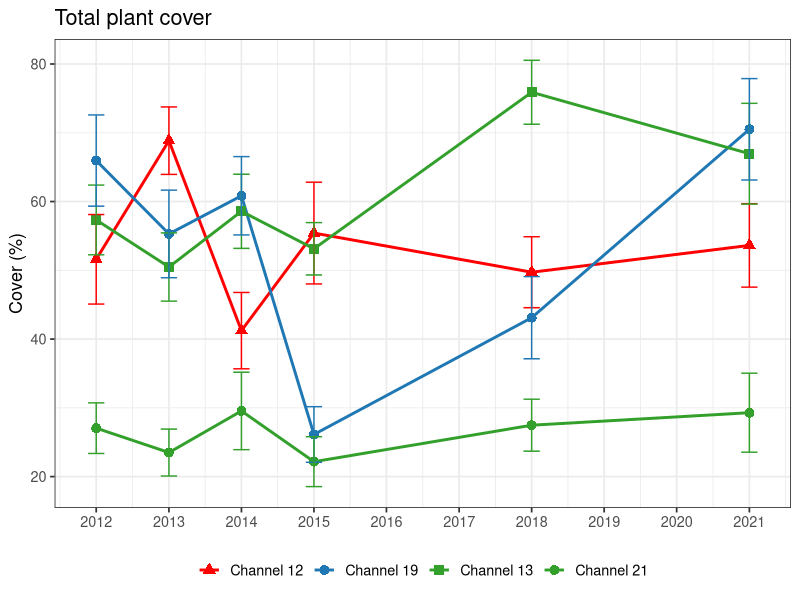
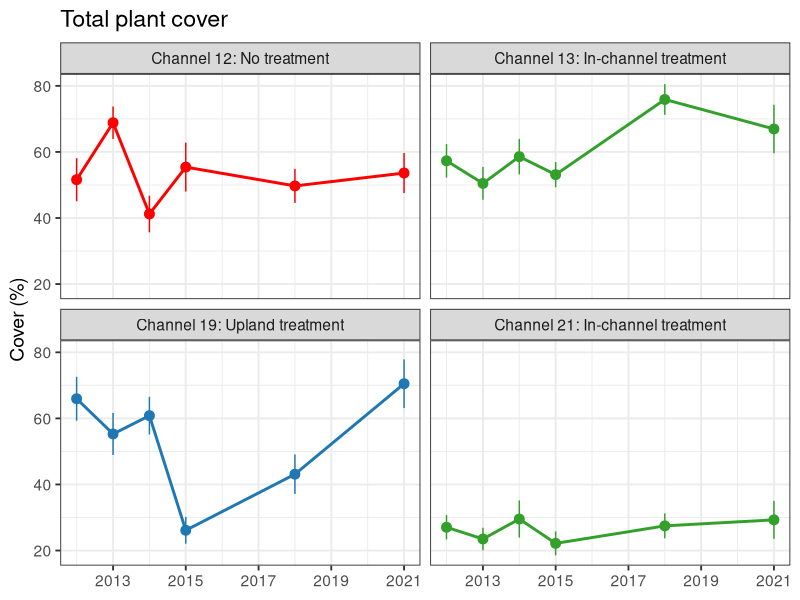
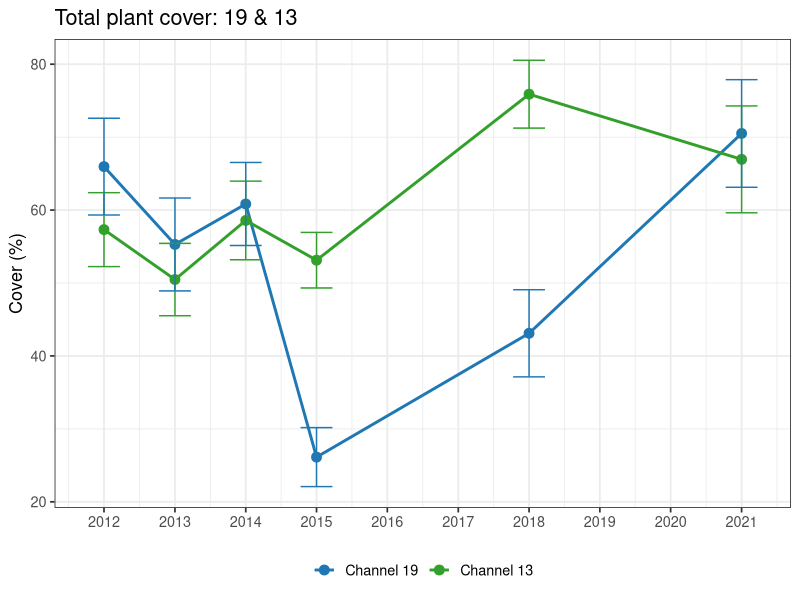
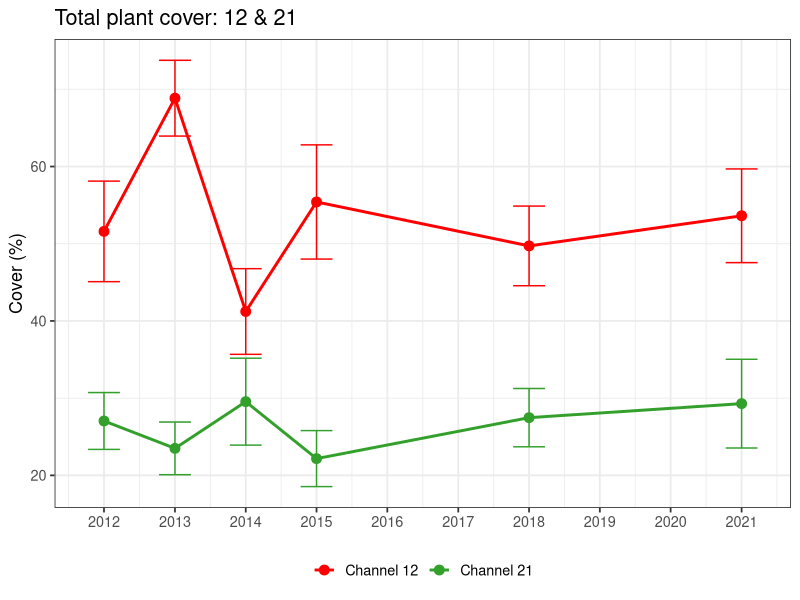
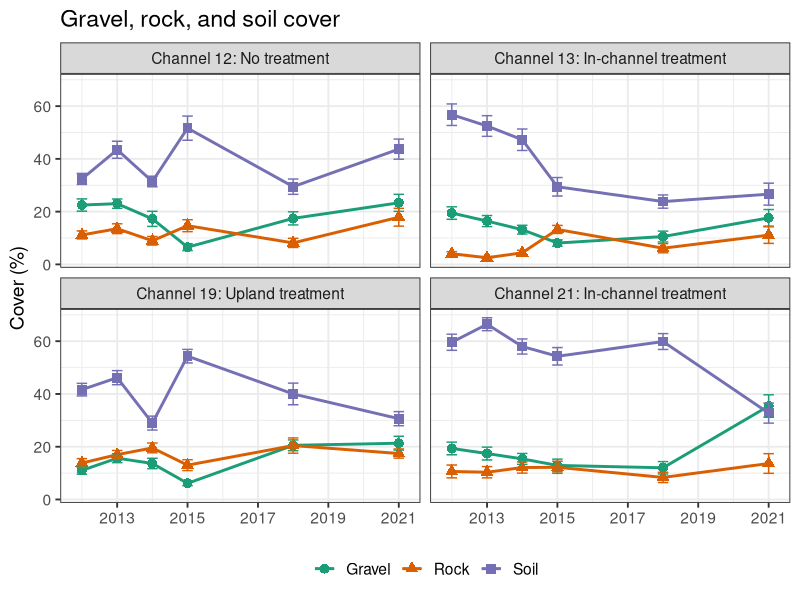
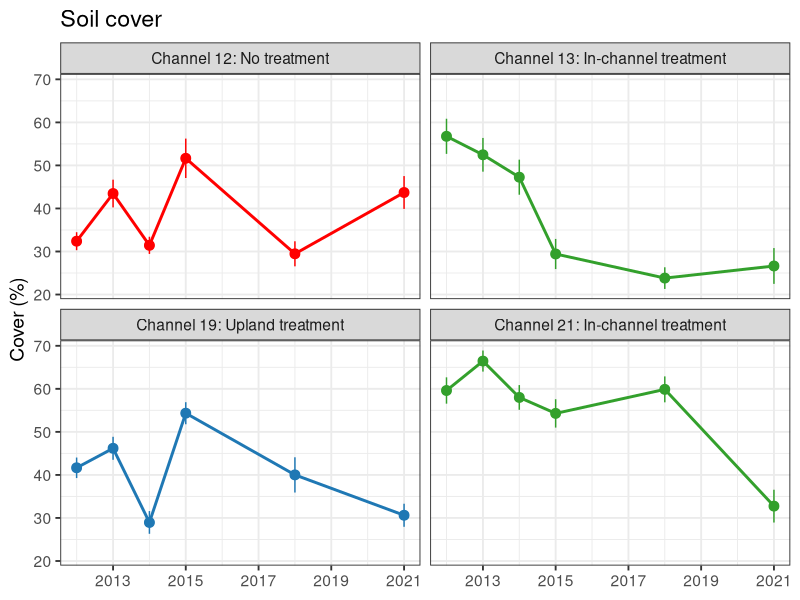
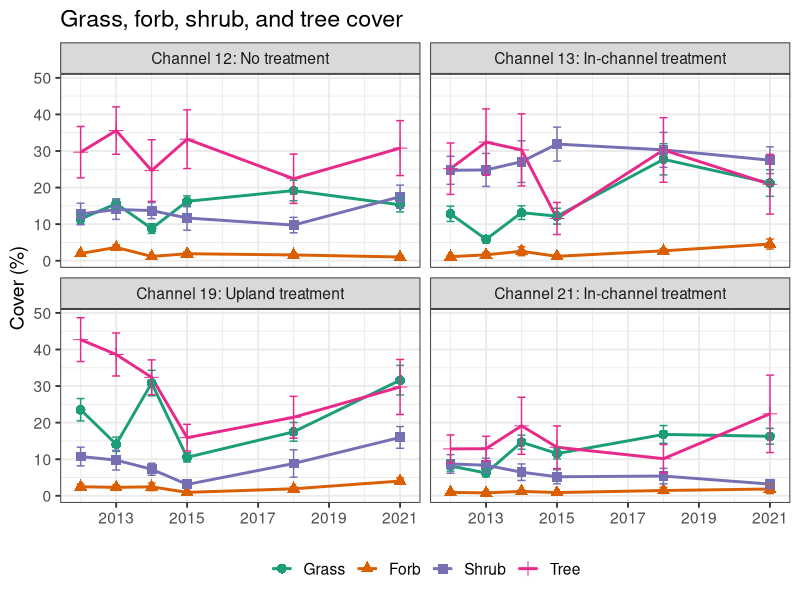
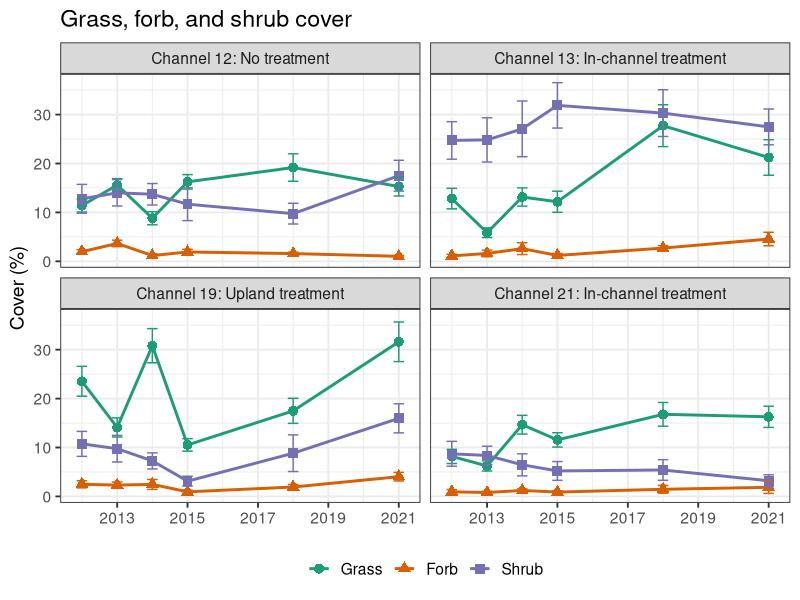

Source code (R) for these figures, in order: (Note: this script raises an error after producing the figures.)
# Purpose: Analysis and figures for the AVCA data sharing community event on 2022-01-18, updated Sept 2022.

# Needed to be updated because previously, I had moved some data into different rows in the Excel sheets, 
#   but then realized later that was a misinterpretation and the data were entered correctly.
#   The original analysis are in a separate repo, as I did this pre-GitHub and didn't want to transfer
#   incorrect analysis. This script can stand on its own in this repo.


library(tidyverse)
library(vegan)
library(plotrix)
library(RColorBrewer)
library(readxl)

# Load data ---------------------------------------------------------------

fungr.all <- read.csv("data/cleaned/old-summarised/Summarised-all_functional-group-cover.csv")
gfst.all <- read.csv("data/cleaned/old-summarised/Summarised-all_grass-forb-shrub-tree-cover.csv")
ground.all <- read.csv("data/cleaned/old-summarised/Summarised-all_ground-cover.csv")
ingfst.all <- read.csv("data/cleaned/old-summarised/Summarised-all_invasive-grassforbshrubtree-cover.csv")
innat.all <- read.csv("data/cleaned/old-summarised/Summarised-all_invasive-native-cover.csv")
inwood.all <- read.csv("data/cleaned/old-summarised/Summarised-all_invasive-woody-cover.csv")
plant.all <- read.csv("data/cleaned/old-summarised/Summarised-all_plant-species-cover.csv")
total.all <- read.csv("data/cleaned/old-summarised/Summarised-all_total-plant-cover.csv")
woody.all <- read.csv("data/cleaned/old-summarised/Summarised-all_woody-herb-cover.csv")

# Exclude March sampling with missing data sheets
plant.all.nov <- plant.all %>% 
  filter(Year != "2012-03-01")

# Rain data
rain <- read_xlsx("data/Excel_LO_edited/Elk_LD Rain data_LO.xlsx", sheet = "R_LO")
rain$Date <- as.Date(rain$Date, format = "%Y-%m-%d")


# Common species ----------------------------------------------------------

common.plants <- plant.all %>% 
  ungroup() %>% 
  filter(Cover >= 15) 
common.plants <- count(common.plants, Common)
common.plants <- common.plants[order(common.plants$n, decreasing = TRUE), ]




###### Entire channel averages ############################################

# For ANOVA and KW analysis, see Cover-by-year-and-channel.R and Perennial-diversity-by-year-and-channel.R
# For test of difference in CV, see CV.R



# Total plant cover -------------------------------------------------------

total.channel <- total.all %>% 
  group_by(Channel, Year) %>% 
  summarise(mean = mean(Cover),
            SD = sd(Cover),
            SE = std.error(Cover),
            .groups = "keep") %>% 
  filter(Year != "2012-03-01")


for(i in 1:nrow(total.channel)) {
  if(total.channel$Year[i] == "2012-11-01") {
    total.channel$Year[i] <- "2012-01-01"
  } else if(total.channel$Year[i] == "2013-11-01") {
    total.channel$Year[i] <- "2013-01-01"
  } else if(total.channel$Year[i] == "2014-11-01") {
    total.channel$Year[i] <- "2014-01-01"
  } else if(total.channel$Year[i] == "2015-11-01") {
    total.channel$Year[i] <- "2015-01-01"
  } else if(total.channel$Year[i] == "2018-11-01") {
    total.channel$Year[i] <- "2018-01-01"
  } else {
    total.channel$Year[i] <- "2021-01-01"
  }
}

total.channel$Channel <- factor(total.channel$Channel, 
                                levels = c("Channel 12", "Channel 19",
                                           "Channel 13", "Channel 21"))
total.channel$Year <- as.Date(total.channel$Year)

total.plot.ds <- ggplot(total.channel, aes(x = Year, y = mean, 
                                           group = Channel, color = Channel, shape = Channel)) +
  geom_line(size = 1) +
  geom_point(size = 3) +
  geom_errorbar(aes(ymin = mean - SE, ymax = mean + SE), 
                position = position_dodge(0.05)) +
  scale_x_date(date_breaks = "1 year", date_labels = "%Y") +
  xlab(NULL) +
  ylab("Cover (%)") +
  ggtitle("Total plant cover") +
  scale_color_manual(values = c("red", "#1F78B4", "#33A02C", "#33A02C")) +
  scale_shape_manual(values = c(17, 16, 15, 16)) +
  theme_bw(base_size = 13) +
  theme(legend.title = element_blank()) +
  theme(legend.position = "bottom")
total.plot.ds


total.channel[ , "channel.trt"] <- NA
for(i in 1:nrow(total.channel)) {
  if(total.channel$Channel[i] == "Channel 12") {
    total.channel$channel.trt[i] <- "Channel 12: No treatment"
  } else if(total.channel$Channel[i] == "Channel 13") {
    total.channel$channel.trt[i] <- "Channel 13: In-channel treatment"
  }  else if(total.channel$Channel[i] == "Channel 19") {
    total.channel$channel.trt[i] <- "Channel 19: Upland treatment"
  } else {
    total.channel$channel.trt[i] <- "Channel 21: In-channel treatment"
  }
}

total.plot.fw.ds <- ggplot(total.channel, aes(x = Year, y = mean, 
                                              group = channel.trt, color = channel.trt)) +
  geom_line(size = 1) +
  geom_point(size = 3) +
  geom_pointrange(aes(ymin = mean - SE, ymax = mean + SE)) +
  scale_x_date(date_breaks = "2 years", date_labels = "%Y") +
  facet_wrap(~channel.trt) +
  xlab(NULL) +
  ylab("Cover (%)") +
  ggtitle("Total plant cover") +
  scale_color_manual(values = c("red", "#33A02C", "#1F78B4", "#33A02C")) +
  theme_bw(base_size = 14) +
  theme(legend.position = "none") 
total.plot.fw.ds

tiff("output_figs/2022-01-28_Data-sharing_updated-2022-09/Total-plant-cover_FW.tiff", 
     units = "in", height = 5, width = 7, res = 300)
total.plot.fw.ds
dev.off()


total.table.ds <- data.frame(Channel = c("Channel 12", "Channel 19", "Channel 13", "Channel 21"),
                             Cover_2012 = c(filter(total.channel, Year == "2012-01-01" & Channel == "Channel 12")$mean,
                                            filter(total.channel, Year == "2012-01-01" & Channel == "Channel 19")$mean,
                                            filter(total.channel, Year == "2012-01-01" & Channel == "Channel 13")$mean,
                                            filter(total.channel, Year == "2012-01-01" & Channel == "Channel 21")$mean),
                             Cover_2021 = c(filter(total.channel, Year == "2021-01-01" & Channel == "Channel 12")$mean,
                                            filter(total.channel, Year == "2021-01-01" & Channel == "Channel 19")$mean,
                                            filter(total.channel, Year == "2021-01-01" & Channel == "Channel 13")$mean,
                                            filter(total.channel, Year == "2021-01-01" & Channel == "Channel 21")$mean))
total.table.ds$Cover_2012 <- round(total.table.ds$Cover_2012, 0)
total.table.ds$Cover_2021 <- round(total.table.ds$Cover_2021, 0)


# Channels 19 & 13
total1913.channel <- total.channel %>% 
  filter(Channel %in% c("Channel 19", "Channel 13"))

total1913.plot.ds <- ggplot(total1913.channel, aes(x = Year, y = mean, 
                                                   group = Channel, color = Channel)) +
  geom_line(size = 1) +
  geom_point(size = 3) +
  geom_errorbar(aes(ymin = mean - SE, ymax = mean + SE), 
                position = position_dodge(0.05)) +
  scale_x_date(date_breaks = "1 year", date_labels = "%Y") +
  xlab(NULL) +
  ylab("Cover (%)") +
  ggtitle("Total plant cover: 19 & 13") +
  scale_color_manual(values = c("#1F78B4", "#33A02C")) +
  theme_bw(base_size = 13) +
  theme(legend.title = element_blank()) +
  theme(legend.position = "bottom")
total1913.plot.ds

tiff("output_figs/2022-01-28_Data-sharing_updated-2022-09/Total1913-plant-cover.tiff", 
     units = "in", height = 4, width = 6, res = 300)
total1913.plot.ds
dev.off()


# Channels 12 & 21
total1221.channel <- total.channel %>% 
  filter(Channel %in% c("Channel 12", "Channel 21"))

total1221.plot.ds <- ggplot(total1221.channel, aes(x = Year, y = mean, 
                                                   group = Channel, color = Channel)) +
  geom_line(size = 1) +
  geom_point(size = 3) +
  geom_errorbar(aes(ymin = mean - SE, ymax = mean + SE), 
                position = position_dodge(0.05)) +
  scale_x_date(date_breaks = "1 year", date_labels = "%Y") +
  xlab(NULL) +
  ylab("Cover (%)") +
  ggtitle("Total plant cover: 12 & 21") +
  scale_color_manual(values = c("red", "#33A02C")) +
  theme_bw(base_size = 13) +
  theme(legend.title = element_blank()) +
  theme(legend.position = "bottom")
total1221.plot.ds

tiff("output_figs/2022-01-28_Data-sharing_updated-2022-09/Total1221-plant-cover.tiff", 
     units = "in", height = 4, width = 6, res = 300)
total1221.plot.ds
dev.off()



# Ground cover ------------------------------------------------------------

ground.channel <- ground.all %>% 
  group_by(Channel, Year, Common) %>% 
  summarise(mean = mean(Cover),
            SD = sd(Cover),
            SE = std.error(Cover),
            .groups = "keep") %>% 
  filter(Year != "2012-03-01")

for(i in 1:nrow(ground.channel)) {
  if(ground.channel$Year[i] == "2012-11-01") {
    ground.channel$Year[i] <- "2012-01-01"
  } else if(ground.channel$Year[i] == "2013-11-01") {
    ground.channel$Year[i] <- "2013-01-01"
  } else if(ground.channel$Year[i] == "2014-11-01") {
    ground.channel$Year[i] <- "2014-01-01"
  } else if(ground.channel$Year[i] == "2015-11-01") {
    ground.channel$Year[i] <- "2015-01-01"
  } else if(ground.channel$Year[i] == "2018-11-01") {
    ground.channel$Year[i] <- "2018-01-01"
  } else {
    ground.channel$Year[i] <- "2021-01-01"
  }
}

ground.channel$Year <- as.Date(ground.channel$Year)

ground.channel[ , "channel.trt"] <- NA
for(i in 1:nrow(ground.channel)) {
  if(ground.channel$Channel[i] == "Channel 12") {
    ground.channel$channel.trt[i] <- "Channel 12: No treatment"
  } else if(ground.channel$Channel[i] == "Channel 13") {
    ground.channel$channel.trt[i] <- "Channel 13: In-channel treatment"
  }  else if(ground.channel$Channel[i] == "Channel 19") {
    ground.channel$channel.trt[i] <- "Channel 19: Upland treatment"
  } else {
    ground.channel$channel.trt[i] <- "Channel 21: In-channel treatment"
  }
}

ground.channel.grs <- ground.channel %>% 
  filter(Common %in% c("Gravel", "Rock", "Soil"))

ground.grs.plot.ds <- ggplot(ground.channel.grs, aes(x = Year, y = mean, 
                                                     group = Common, color = Common, shape = Common)) +
  geom_line(size = 1) +
  geom_point(size = 3) +
  geom_errorbar(aes(ymin = mean - SE, ymax = mean + SE), 
                position = position_dodge(0.05)) +
  scale_x_date(date_breaks = "2 years", date_labels = "%Y") +
  facet_wrap(~channel.trt) +
  xlab(NULL) +
  ylab("Cover (%)") +
  ggtitle("Gravel, rock, and soil cover") +
  scale_color_brewer(palette = "Dark2") +
  theme_bw(base_size = 14) +
  theme(legend.title = element_blank()) +
  theme(legend.position = "bottom")
ground.grs.plot.ds

tiff("output_figs/2022-01-28_Data-sharing_updated-2022-09/GravelRockSoil-cover.tiff", 
     units = "in", height = 5, width = 7, res = 300)
ground.grs.plot.ds
dev.off()


ground.channel.soil <- ground.channel %>% 
  filter(Common == "Soil")

ground.soil.plot.ds <- ggplot(ground.channel.soil, aes(x = Year, y = mean, 
                                                       group = channel.trt, color = channel.trt)) +
  geom_line(size = 1) +
  geom_point(size = 3) +
  geom_pointrange(aes(ymin = mean - SE, ymax = mean + SE)) +
  scale_x_date(date_breaks = "2 years", date_labels = "%Y") +
  facet_wrap(~channel.trt) +
  xlab(NULL) +
  ylab("Cover (%)") +
  ggtitle("Soil cover") +
  scale_color_manual(values = c("red", "#33A02C", "#1F78B4", "#33A02C")) +
  theme_bw(base_size = 14) +
  theme(legend.position = "none")
ground.soil.plot.ds

tiff("output_figs/2022-01-28_Data-sharing_updated-2022-09/Soil-cover.tiff", 
     units = "in", height = 5, width = 7, res = 300)
ground.soil.plot.ds
dev.off()


soil.table.ds <- data.frame(Channel = c("Channel 12", "Channel 19", "Channel 13", "Channel 21"),
                            Cover_2012 = c(filter(ground.channel.soil, Year == "2012-01-01" & Channel == "Channel 12")$mean,
                                           filter(ground.channel.soil, Year == "2012-01-01" & Channel == "Channel 19")$mean,
                                           filter(ground.channel.soil, Year == "2012-01-01" & Channel == "Channel 13")$mean,
                                           filter(ground.channel.soil, Year == "2012-01-01" & Channel == "Channel 21")$mean),
                            Cover_2021 = c(filter(ground.channel.soil, Year == "2021-01-01" & Channel == "Channel 12")$mean,
                                           filter(ground.channel.soil, Year == "2021-01-01" & Channel == "Channel 19")$mean,
                                           filter(ground.channel.soil, Year == "2021-01-01" & Channel == "Channel 13")$mean,
                                           filter(ground.channel.soil, Year == "2021-01-01" & Channel == "Channel 21")$mean))
soil.table.ds$Cover_2012 <- round(soil.table.ds$Cover_2012, 0)
soil.table.ds$Cover_2021 <- round(soil.table.ds$Cover_2021, 0)



# Functional group (gfst) -------------------------------------------------

gfst.channel <- gfst.all %>% 
  group_by(Channel, Year, gfst) %>% 
  summarise(mean = mean(Cover),
            SD = sd(Cover),
            SE = std.error(Cover),
            .groups = "keep") %>% 
  filter(Year != "2012-03-01")

for(i in 1:nrow(gfst.channel)) {
  if(gfst.channel$Year[i] == "2012-11-01") {
    gfst.channel$Year[i] <- "2012-01-01"
  } else if(gfst.channel$Year[i] == "2013-11-01") {
    gfst.channel$Year[i] <- "2013-01-01"
  } else if(gfst.channel$Year[i] == "2014-11-01") {
    gfst.channel$Year[i] <- "2014-01-01"
  } else if(gfst.channel$Year[i] == "2015-11-01") {
    gfst.channel$Year[i] <- "2015-01-01"
  } else if(gfst.channel$Year[i] == "2018-11-01") {
    gfst.channel$Year[i] <- "2018-01-01"
  } else {
    gfst.channel$Year[i] <- "2021-01-01"
  }
}

gfst.channel$Year <- as.Date(gfst.channel$Year)

gfst.channel[ , "channel.trt"] <- NA
for(i in 1:nrow(gfst.channel)) {
  if(gfst.channel$Channel[i] == "Channel 12") {
    gfst.channel$channel.trt[i] <- "Channel 12: No treatment"
  } else if(gfst.channel$Channel[i] == "Channel 13") {
    gfst.channel$channel.trt[i] <- "Channel 13: In-channel treatment"
  }  else if(gfst.channel$Channel[i] == "Channel 19") {
    gfst.channel$channel.trt[i] <- "Channel 19: Upland treatment"
  } else {
    gfst.channel$channel.trt[i] <- "Channel 21: In-channel treatment"
  }
}

gfst.channel$gfst <- factor(gfst.channel$gfst, 
                            levels = c("Grass", "Forb", "Shrub", "Tree"))

gfst.plot.ds <- ggplot(gfst.channel, aes(x = Year, y = mean, 
                                         group = gfst, color = gfst, shape = gfst)) +
  geom_line(size = 1) +
  geom_point(size = 3) +
  geom_errorbar(aes(ymin = mean - SE, ymax = mean + SE),
                position = position_dodge(0.05)) +
  scale_x_date(date_breaks = "2 years", date_labels = "%Y") +
  facet_wrap(~channel.trt) +
  xlab(NULL) +
  ylab("Cover (%)") +
  ggtitle("Grass, forb, shrub, and tree cover") +
  scale_color_brewer(palette = "Dark2") +
  theme_bw(base_size = 14) +
  theme(legend.title = element_blank()) +
  theme(legend.position = "bottom")
gfst.plot.ds


# Functional group (gfs) --------------------------------------------------

gfs.channel <- gfst.all %>% 
  group_by(Channel, Year, gfst) %>% 
  summarise(mean = mean(Cover),
            SD = sd(Cover),
            SE = std.error(Cover),
            .groups = "keep") %>% 
  filter(gfst != "Tree") %>% 
  filter(Year != "2012-03-01")

for(i in 1:nrow(gfs.channel)) {
  if(gfs.channel$Year[i] == "2012-11-01") {
    gfs.channel$Year[i] <- "2012-01-01"
  } else if(gfs.channel$Year[i] == "2013-11-01") {
    gfs.channel$Year[i] <- "2013-01-01"
  } else if(gfs.channel$Year[i] == "2014-11-01") {
    gfs.channel$Year[i] <- "2014-01-01"
  } else if(gfs.channel$Year[i] == "2015-11-01") {
    gfs.channel$Year[i] <- "2015-01-01"
  } else if(gfs.channel$Year[i] == "2018-11-01") {
    gfs.channel$Year[i] <- "2018-01-01"
  } else {
    gfs.channel$Year[i] <- "2021-01-01"
  }
}

gfs.channel$Year <- as.Date(gfs.channel$Year)

gfs.channel[ , "channel.trt"] <- NA
for(i in 1:nrow(gfs.channel)) {
  if(gfs.channel$Channel[i] == "Channel 12") {
    gfs.channel$channel.trt[i] <- "Channel 12: No treatment"
  } else if(gfs.channel$Channel[i] == "Channel 13") {
    gfs.channel$channel.trt[i] <- "Channel 13: In-channel treatment"
  }  else if(gfs.channel$Channel[i] == "Channel 19") {
    gfs.channel$channel.trt[i] <- "Channel 19: Upland treatment"
  } else {
    gfs.channel$channel.trt[i] <- "Channel 21: In-channel treatment"
  }
}

gfs.channel$gfst <- factor(gfs.channel$gfst, 
                           levels = c("Grass", "Forb", "Shrub"))

gfs.plot.ds <- ggplot(gfs.channel, aes(x = Year, y = mean, 
                                       group = gfst, color = gfst, shape = gfst)) +
  geom_line(size = 1) +
  geom_point(size = 3) +
  geom_errorbar(aes(ymin = mean - SE, ymax = mean + SE), 
                position = position_dodge(0.05)) +
  scale_x_date(date_breaks = "2 years", date_labels = "%Y") +
  facet_wrap(~channel.trt) +
  xlab(NULL) +
  ylab("Cover (%)") +
  ggtitle("Grass, forb, and shrub cover") +
  scale_color_brewer(palette = "Dark2") +
  theme_bw(base_size = 14) +
  theme(legend.title = element_blank()) +
  theme(legend.position = "bottom")
gfs.plot.ds

tiff("output_figs/2022-01-28_Data-sharing_updated-2022-09/GrassForbShrub-cover.tiff", 
     units = "in", height = 5, width = 7, res = 300)
gfs.plot.ds
dev.off()


# Woody/herbaceous --------------------------------------------------------

woody.channel <- woody.all %>% 
  group_by(Channel, Year, woody) %>% 
  summarise(mean = mean(Cover),
            SD = sd(Cover),
            SE = std.error(Cover),
            .groups = "keep") %>% 
  filter(Year != "2012-03-01")

for(i in 1:nrow(woody.channel)) {
  if(woody.channel$Year[i] == "2012-11-01") {
    woody.channel$Year[i] <- "2012-01-01"
  } else if(woody.channel$Year[i] == "2013-11-01") {
    woody.channel$Year[i] <- "2013-01-01"
  } else if(woody.channel$Year[i] == "2014-11-01") {
    woody.channel$Year[i] <- "2014-01-01"
  } else if(woody.channel$Year[i] == "2015-11-01") {
    woody.channel$Year[i] <- "2015-01-01"
  } else if(woody.channel$Year[i] == "2018-11-01") {
    woody.channel$Year[i] <- "2018-01-01"
  } else {
    woody.channel$Year[i] <- "2021-01-01"
  }
}

woody.channel$Year <- as.Date(woody.channel$Year)

woody.channel[ , "channel.trt"] <- NA
for(i in 1:nrow(woody.channel)) {
  if(woody.channel$Channel[i] == "Channel 12") {
    woody.channel$channel.trt[i] <- "Channel 12: No treatment"
  } else if(woody.channel$Channel[i] == "Channel 13") {
    woody.channel$channel.trt[i] <- "Channel 13: In-channel treatment"
  }  else if(woody.channel$Channel[i] == "Channel 19") {
    woody.channel$channel.trt[i] <- "Channel 19: Upland treatment"
  } else {
    woody.channel$channel.trt[i] <- "Channel 21: In-channel treatment"
  }
}

woody.plot.ds <- ggplot(woody.channel, aes(x = Year, y = mean, 
                                           group = woody, color = woody, shape = woody)) +
  geom_line(size = 1) +
  geom_point(size = 3) +
  geom_errorbar(aes(ymin = mean - SE, ymax = mean + SE), 
                position = position_dodge(0.05)) +
  scale_x_date(date_breaks = "2 years", date_labels = "%Y") +
  facet_wrap(~channel.trt) +
  xlab(NULL) +
  ylab("Cover (%)") +
  ggtitle("Woody and herbaceous cover") +
  scale_color_brewer(palette = "Dark2") +
  theme_bw(base_size = 14) +
  theme(legend.title = element_blank()) +
  theme(legend.position = "bottom")
woody.plot.ds



# Herbaceous --------------------------------------------------------------

herb.channel <- woody.all %>% 
  group_by(Channel, Year, woody) %>% 
  summarise(mean = mean(Cover),
            SD = sd(Cover),
            SE = std.error(Cover),
            .groups = "keep") %>% 
  filter(woody == "Herbaceous") %>% 
  filter(Year != "2012-03-01")

for(i in 1:nrow(herb.channel)) {
  if(herb.channel$Year[i] == "2012-11-01") {
    herb.channel$Year[i] <- "2012-01-01"
  } else if(herb.channel$Year[i] == "2013-11-01") {
    herb.channel$Year[i] <- "2013-01-01"
  } else if(herb.channel$Year[i] == "2014-11-01") {
    herb.channel$Year[i] <- "2014-01-01"
  } else if(herb.channel$Year[i] == "2015-11-01") {
    herb.channel$Year[i] <- "2015-01-01"
  } else if(herb.channel$Year[i] == "2018-11-01") {
    herb.channel$Year[i] <- "2018-01-01"
  } else {
    herb.channel$Year[i] <- "2021-01-01"
  }
}

herb.channel$Year <- as.Date(herb.channel$Year)

herb.channel[ , "channel.trt"] <- NA
for(i in 1:nrow(herb.channel)) {
  if(herb.channel$Channel[i] == "Channel 12") {
    herb.channel$channel.trt[i] <- "Channel 12: No treatment"
  } else if(herb.channel$Channel[i] == "Channel 13") {
    herb.channel$channel.trt[i] <- "Channel 13: In-channel treatment"
  }  else if(herb.channel$Channel[i] == "Channel 19") {
    herb.channel$channel.trt[i] <- "Channel 19: Upland treatment"
  } else {
    herb.channel$channel.trt[i] <- "Channel 21: In-channel treatment"
  }
}

herb.plot.ds <- ggplot(herb.channel, aes(x = Year, y = mean, 
                                         group = channel.trt, color = channel.trt)) +
  geom_line(size = 1) +
  geom_point(size = 3) +
  geom_pointrange(aes(ymin = mean - SE, ymax = mean + SE)) +
  scale_x_date(date_breaks = "2 years", date_labels = "%Y") +
  xlab(NULL) +
  ylab("Cover (%)") +
  ggtitle("Herbaceous cover") +
  scale_color_manual(values = c("red", "#33A02C", "#1F78B4", "#33A02C")) +
  theme_bw(base_size = 14) +
  theme(legend.position = "none") +
  facet_wrap(~channel.trt)
herb.plot.ds

tiff("output_figs/2022-01-28_Data-sharing_updated-2022-09/Herbaceous-cover.tiff", 
     units = "in", height = 5, width = 7, res = 300)
herb.plot.ds
dev.off()


herb.table.ds <- data.frame(Channel = c("Channel 12", "Channel 19", "Channel 13", "Channel 21"),
                            Cover_2012 = c(filter(herb.channel, Year == "2012-01-01" & Channel == "Channel 12")$mean,
                                           filter(herb.channel, Year == "2012-01-01" & Channel == "Channel 19")$mean,
                                           filter(herb.channel, Year == "2012-01-01" & Channel == "Channel 13")$mean,
                                           filter(herb.channel, Year == "2012-01-01" & Channel == "Channel 21")$mean),
                            Cover_2021 = c(filter(herb.channel, Year == "2021-01-01" & Channel == "Channel 12")$mean,
                                           filter(herb.channel, Year == "2021-01-01" & Channel == "Channel 19")$mean,
                                           filter(herb.channel, Year == "2021-01-01" & Channel == "Channel 13")$mean,
                                           filter(herb.channel, Year == "2021-01-01" & Channel == "Channel 21")$mean))
herb.table.ds$Cover_2012 <- round(herb.table.ds$Cover_2012, 0)
herb.table.ds$Cover_2021 <- round(herb.table.ds$Cover_2021, 0)



# Invasive/native and gfs -------------------------------------------------

ingfs.channel <- ingfst.all %>%  
  group_by(Channel, Year, ingfst) %>% 
  summarise(mean = mean(Cover),
            SD = sd(Cover),
            SE = std.error(Cover),
            .groups = "keep") %>% 
  filter(ingfst != "Native tree") %>% 
  filter(Year != "2012-03-01")

for(i in 1:nrow(ingfs.channel)) {
  if(ingfs.channel$Year[i] == "2012-11-01") {
    ingfs.channel$Year[i] <- "2012-01-01"
  } else if(ingfs.channel$Year[i] == "2013-11-01") {
    ingfs.channel$Year[i] <- "2013-01-01"
  } else if(ingfs.channel$Year[i] == "2014-11-01") {
    ingfs.channel$Year[i] <- "2014-01-01"
  } else if(ingfs.channel$Year[i] == "2015-11-01") {
    ingfs.channel$Year[i] <- "2015-01-01"
  } else if(ingfs.channel$Year[i] == "2018-11-01") {
    ingfs.channel$Year[i] <- "2018-01-01"
  } else {
    ingfs.channel$Year[i] <- "2021-01-01"
  }
}

ingfs.channel$Year <- as.Date(ingfs.channel$Year)

ingfs.channel.known <- ingfs.channel %>% 
  filter(ingfst %in% c("Invasive forb", "Invasive grass", "Native forb",
                       "Native grass", "Native shrub"))

ingfs.channel.known$ingfst <- factor(ingfs.channel.known$ingfst,
                                     levels = c("Native grass", "Invasive grass",
                                                "Native forb", "Invasive forb",
                                                "Native shrub"))
brewer.pal(3, "Dark2")
brewer.pal(3, "Set2")

ingfs.known.plot.ds <- ggplot(ingfs.channel.known, aes(x = Year, y = mean, 
                                                       group = ingfst, color = ingfst, shape = ingfst)) +
  geom_line(size = 1) +
  geom_point(size = 3) +
  geom_errorbar(aes(ymin = mean - SE, ymax = mean + SE), 
                position = position_dodge(0.05)) +
  scale_x_date(date_breaks = "2 years", date_labels = "%Y") +
  facet_wrap(~Channel) +
  xlab(NULL) +
  ylab("Cover (%)") +
  ggtitle("Grass, forb, and shrub cover") +
  scale_color_manual(values = c("#1B9E77", "#66C2A5", "#D95F02", "#FC8D62", "#7570B3")) +
  scale_shape_manual(values = c(16, 17, 16, 17, 16)) +
  theme_bw(base_size = 14) +
  theme(legend.title = element_blank()) +
  theme(legend.position = "bottom")
ingfs.known.plot.ds



# Invasive/native and grass/forb ------------------------------------------

ingf.channel <- ingfst.all %>%  
  group_by(Channel, Year, ingfst) %>% 
  summarise(mean = mean(Cover),
            SD = sd(Cover),
            SE = std.error(Cover),
            .groups = "keep") %>% 
  filter(!ingfst %in% c("Native tree", "Native shrub")) %>% 
  filter(Year != "2012-03-01")

for(i in 1:nrow(ingf.channel)) {
  if(ingf.channel$Year[i] == "2012-11-01") {
    ingf.channel$Year[i] <- "2012-01-01"
  } else if(ingf.channel$Year[i] == "2013-11-01") {
    ingf.channel$Year[i] <- "2013-01-01"
  } else if(ingf.channel$Year[i] == "2014-11-01") {
    ingf.channel$Year[i] <- "2014-01-01"
  } else if(ingf.channel$Year[i] == "2015-11-01") {
    ingf.channel$Year[i] <- "2015-01-01"
  } else if(ingf.channel$Year[i] == "2018-11-01") {
    ingf.channel$Year[i] <- "2018-01-01"
  } else {
    ingf.channel$Year[i] <- "2021-01-01"
  }
}

ingfs.channel$Year <- as.Date(ingfs.channel$Year)

ingfs.channel.known <- ingfs.channel %>% 
  filter(ingfst %in% c("Invasive forb", "Invasive grass", "Native forb",
                       "Native grass"))

ingfs.channel.known$ingfst <- factor(ingfs.channel.known$ingfst,
                                     levels = c("Native grass", "Invasive grass",
                                                "Native forb", "Invasive forb",
                                                "Native shrub"))

ingf.known.plot.ds <- ggplot(ingfs.channel.known, aes(x = Year, y = mean, 
                                                      group = ingfst, color = ingfst, shape = ingfst)) +
  geom_line(size = 1) +
  geom_point(size = 3) +
  geom_errorbar(aes(ymin = mean - SE, ymax = mean + SE), 
                position = position_dodge(0.05)) +
  scale_x_date(date_breaks = "2 years", date_labels = "%Y") +
  facet_wrap(~Channel) +
  xlab(NULL) +
  ylab("Cover (%)") +
  ggtitle("Grass and forb cover") +
  scale_color_manual(values = c("#1B9E77", "#66C2A5", "#D95F02", "#FC8D62")) +
  scale_shape_manual(values = c(16, 17, 16, 17)) +
  theme_bw(base_size = 14) +
  theme(legend.title = element_blank()) +
  theme(legend.position = "bottom")
ingf.known.plot.ds

tiff("output_figs/2022-01-28_Data-sharing_updated-2022-09/InNatGF-cover.tiff", 
     units = "in", height = 5, width = 7, res = 300)
ingf.known.plot.ds
dev.off()



# Richness ----------------------------------------------------------------

# By channel and station
richness <- plant.all.nov %>%  
  group_by(Year, Station, Channel) %>% 
  summarise(rich = n_distinct(Common),
            .groups = "keep")

# Channel summarised (stations averaged)
richness.channel <- richness %>% 
  group_by(Year, Channel) %>% 
  summarise(mean = mean(rich),
            SD = sd(rich),
            SE = std.error(rich),
            .groups = "keep") %>% 
  filter(Year != "2012-03-01")

for(i in 1:nrow(richness.channel)) {
  if(richness.channel$Year[i] == "2012-11-01") {
    richness.channel$Year[i] <- "2012-01-01"
  } else if(richness.channel$Year[i] == "2013-11-01") {
    richness.channel$Year[i] <- "2013-01-01"
  } else if(richness.channel$Year[i] == "2014-11-01") {
    richness.channel$Year[i] <- "2014-01-01"
  } else if(richness.channel$Year[i] == "2015-11-01") {
    richness.channel$Year[i] <- "2015-01-01"
  } else if(richness.channel$Year[i] == "2018-11-01") {
    richness.channel$Year[i] <- "2018-01-01"
  } else {
    richness.channel$Year[i] <- "2021-01-01"
  }
}

richness.channel$Year <- as.Date(richness.channel$Year)

richness.channel$Channel <- factor(richness.channel$Channel,
                                   levels = c("Channel 12", "Channel 19",
                                              "Channel 13", "Channel 21"))

richness.plot.ds <- ggplot(richness.channel, aes(x = Year, y = mean, 
                                                 group = Channel, color = Channel, shape = Channel)) +
  geom_line(size = 1) +
  geom_point(size = 3) + 
  geom_errorbar(aes(ymin = mean - SE, ymax = mean + SE), 
                position = position_dodge(0.05)) +
  scale_x_date(date_breaks = "1 year", date_labels = "%Y") +
  xlab(NULL) +
  ylab("Number of species") +
  ggtitle("Species richness") +
  scale_color_manual(values = c("red", "#1F78B4", "#33A02C", "#33A02C")) +
  scale_shape_manual(values = c(17, 16, 15, 16)) +
  theme_bw(base_size = 13) +
  theme(legend.title = element_blank()) +
  theme(legend.position = "bottom")
richness.plot.ds


richness.channel[ , "channel.trt"] <- NA
for(i in 1:nrow(richness.channel)) {
  if(richness.channel$Channel[i] == "Channel 12") {
    richness.channel$channel.trt[i] <- "Channel 12: No treatment"
  } else if(richness.channel$Channel[i] == "Channel 13") {
    richness.channel$channel.trt[i] <- "Channel 13: In-channel treatment"
  }  else if(richness.channel$Channel[i] == "Channel 19") {
    richness.channel$channel.trt[i] <- "Channel 19: Upland treatment"
  } else {
    richness.channel$channel.trt[i] <- "Channel 21: In-channel treatment"
  }
}

richness.plot.fw.ds <- ggplot(richness.channel, aes(x = Year, y = mean, 
                                                    group = channel.trt, color = channel.trt)) +
  geom_line(size = 1) +
  geom_point(size = 3) +
  geom_pointrange(aes(ymin = mean - SE, ymax = mean + SE)) +
  scale_x_date(date_breaks = "2 years", date_labels = "%Y") +
  xlab(NULL) +
  ylab("Number of species") +
  ggtitle("Perennial species richness") +
  scale_color_manual(values = c("red", "#33A02C", "#1F78B4", "#33A02C")) +
  theme_bw(base_size = 14) +
  theme(legend.position = "none") +
  facet_wrap(~channel.trt)
richness.plot.fw.ds

tiff("output_figs/2022-01-28_Data-sharing_updated-2022-09/Richness_FW.tiff", 
     units = "in", height = 5, width = 7, res = 300)
richness.plot.fw.ds
dev.off()


richness.table.ds <- data.frame(Channel = c("Channel 12", "Channel 19", "Channel 13", "Channel 21"),
                                Cover_2012 = c(filter(richness.channel, Year == "2012-01-01" & Channel == "Channel 12")$mean,
                                               filter(richness.channel, Year == "2012-01-01" & Channel == "Channel 19")$mean,
                                               filter(richness.channel, Year == "2012-01-01" & Channel == "Channel 13")$mean,
                                               filter(richness.channel, Year == "2012-01-01" & Channel == "Channel 21")$mean),
                                Cover_2021 = c(filter(richness.channel, Year == "2021-01-01" & Channel == "Channel 12")$mean,
                                               filter(richness.channel, Year == "2021-01-01" & Channel == "Channel 19")$mean,
                                               filter(richness.channel, Year == "2021-01-01" & Channel == "Channel 13")$mean,
                                               filter(richness.channel, Year == "2021-01-01" & Channel == "Channel 21")$mean))
richness.table.ds$Cover_2012 <- round(richness.table.ds$Cover_2012, 0)
richness.table.ds$Cover_2021 <- round(richness.table.ds$Cover_2021, 0)




# Shannon diversity -------------------------------------------------------

# By channel and station
shannon <- plant.all.nov %>%  
  group_by(Year, Station, Channel) %>% 
  summarise(shan = diversity(Cover),
            .groups = "keep")

# Channel summarised (stations averaged)
shannon.channel <- shannon %>% 
  group_by(Year, Channel) %>% 
  summarise(mean = mean(shan),
            SD = sd(shan),
            SE = std.error(shan),
            .groups = "keep") %>% 
  filter(Year != "2012-03-01")

for(i in 1:nrow(shannon.channel)) {
  if(shannon.channel$Year[i] == "2012-11-01") {
    shannon.channel$Year[i] <- "2012-01-01"
  } else if(shannon.channel$Year[i] == "2013-11-01") {
    shannon.channel$Year[i] <- "2013-01-01"
  } else if(shannon.channel$Year[i] == "2014-11-01") {
    shannon.channel$Year[i] <- "2014-01-01"
  } else if(shannon.channel$Year[i] == "2015-11-01") {
    shannon.channel$Year[i] <- "2015-01-01"
  } else if(shannon.channel$Year[i] == "2018-11-01") {
    shannon.channel$Year[i] <- "2018-01-01"
  } else {
    shannon.channel$Year[i] <- "2021-01-01"
  }
}

shannon.channel$Year <- as.Date(shannon.channel$Year)

shannon.channel$Channel <- factor(shannon.channel$Channel,
                                  levels = c("Channel 12", "Channel 19",
                                             "Channel 13", "Channel 21"))

shannon.plot.ds <- ggplot(shannon.channel, aes(x = Year, y = mean, 
                                               group = Channel, color = Channel, shape = Channel)) +
  geom_line(size = 1) +
  geom_point(size = 3) + 
  geom_errorbar(aes(ymin = mean - SE, ymax = mean + SE), 
                position = position_dodge(0.05)) +
  scale_x_date(date_breaks = "1 year", date_labels = "%Y") +
  xlab(NULL) +
  ylab("Shannon diversity index") +
  ggtitle("Diversity") +
  scale_color_manual(values = c("red", "#1F78B4", "#33A02C", "#33A02C")) +
  scale_shape_manual(values = c(17, 16, 15, 16)) +
  theme_bw(base_size = 13) +
  theme(legend.title = element_blank()) +
  theme(legend.position = "bottom")
shannon.plot.ds

shannon.channel[ , "channel.trt"] <- NA
for(i in 1:nrow(shannon.channel)) {
  if(shannon.channel$Channel[i] == "Channel 12") {
    shannon.channel$channel.trt[i] <- "Channel 12: No treatment"
  } else if(shannon.channel$Channel[i] == "Channel 13") {
    shannon.channel$channel.trt[i] <- "Channel 13: In-channel treatment"
  }  else if(shannon.channel$Channel[i] == "Channel 19") {
    shannon.channel$channel.trt[i] <- "Channel 19: Upland treatment"
  } else {
    shannon.channel$channel.trt[i] <- "Channel 21: In-channel treatment"
  }
}

shannon.plot.fw.ds <- ggplot(shannon.channel, aes(x = Year, y = mean, 
                                                  group = channel.trt, color = channel.trt)) +
  geom_line(size = 1) +
  geom_point(size = 3) +
  geom_pointrange(aes(ymin = mean - SE, ymax = mean + SE)) +
  scale_x_date(date_breaks = "2 years", date_labels = "%Y") +
  xlab(NULL) +
  ylab("Shannon diversity index") +
  ggtitle("Perennial plant diversity") +
  scale_color_manual(values = c("red", "#33A02C", "#1F78B4", "#33A02C")) +
  theme_bw(base_size = 14) +
  theme(legend.position = "none") +
  facet_wrap(~channel.trt)
shannon.plot.fw.ds

tiff("output_figs/2022-01-28_Data-sharing_updated-2022-09/Shannon_FW.tiff", 
     units = "in", height = 5, width = 7, res = 300)
shannon.plot.fw.ds
dev.off()


shannon.table.ds <- data.frame(Channel = c("Channel 12", "Channel 19", "Channel 13", "Channel 21"),
                               Cover_2012 = c(filter(shannon.channel, Year == "2012-01-01" & Channel == "Channel 12")$mean,
                                              filter(shannon.channel, Year == "2012-01-01" & Channel == "Channel 19")$mean,
                                              filter(shannon.channel, Year == "2012-01-01" & Channel == "Channel 13")$mean,
                                              filter(shannon.channel, Year == "2012-01-01" & Channel == "Channel 21")$mean),
                               Cover_2021 = c(filter(shannon.channel, Year == "2021-01-01" & Channel == "Channel 12")$mean,
                                              filter(shannon.channel, Year == "2021-01-01" & Channel == "Channel 19")$mean,
                                              filter(shannon.channel, Year == "2021-01-01" & Channel == "Channel 13")$mean,
                                              filter(shannon.channel, Year == "2021-01-01" & Channel == "Channel 21")$mean))
shannon.table.ds$Cover_2012 <- round(shannon.table.ds$Cover_2012, 3)
shannon.table.ds$Cover_2021 <- round(shannon.table.ds$Cover_2021, 3)




# Rain --------------------------------------------------------------------

rain.plot.ds <- ggplot(rain, aes(x = Date, y = Avg)) +
  geom_line(size = 0.9) +
  geom_point(size = 2.5) + 
  scale_x_date(date_breaks = "1 year", date_labels = "%Y") +
  xlab(NULL) +
  ylab("Precipitation (in.)") +
  ggtitle("Rainfall") +
  theme_bw(base_size = 14)
rain.plot.ds

tiff("output_figs/2022-01-28_Data-sharing_updated-2022-09/Rain.tiff", 
     units = "in", height = 5, width = 7, res = 300)
rain.plot.ds
dev.off()


# Save data ---------------------------------------------------------------

save.image("RData/old_pre-2023-03-24/2022-01-28_Data-sharing_updated-2022-09.RData")
